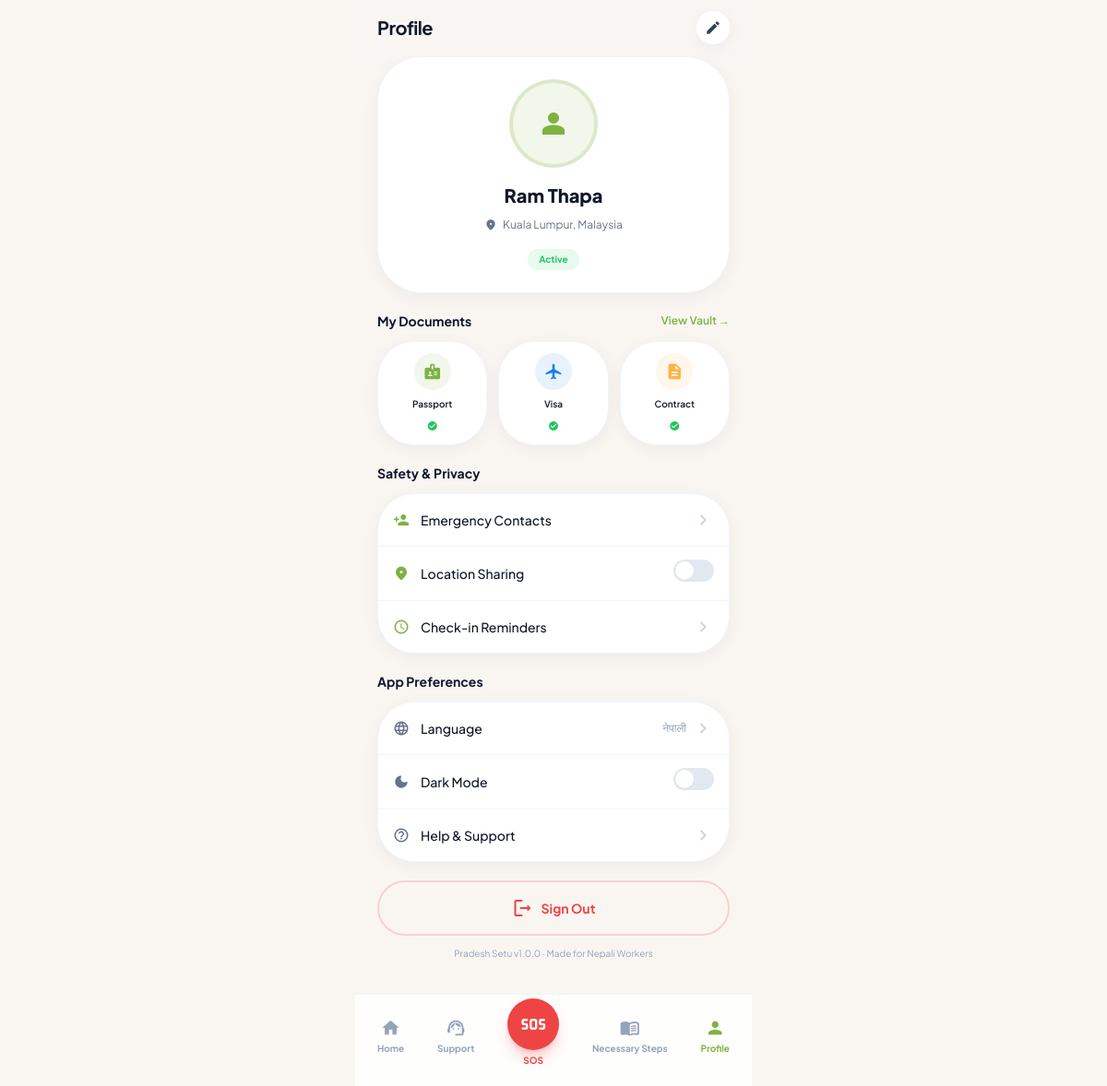
/profile/ (signed in), run on the app's committed database.
### main/models.py (models this page shows, shortened)
class User(AbstractUser):
    class ProfileType(models.TextChoices):
        WORKER = 'worker', 'Worker'
        FAMILY = 'family', 'Family Member'
    class LanguageChoice(models.TextChoices):
        ENGLISH = 'en', 'English'
        NEPALI = 'ne', 'नेपाली'
    profile_type = models.CharField(
        max_length=10,
        choices=ProfileType.choices,
        default=ProfileType.WORKER,
    )
    phone = models.CharField(max_length=20, blank=True)
    worker_id = models.CharField(max_length=30, unique=True, blank=True, null=True)
    photo = models.ImageField(upload_to='profile_photos/', blank=True, null=True)
    current_city = models.CharField(max_length=100, blank=True)
    current_country = models.CharField(max_length=100, blank=True)
    latitude = models.FloatField(blank=True, null=True)
    longitude = models.FloatField(blank=True, null=True)
    is_verified = models.BooleanField(default=False)
    is_active_worker = models.BooleanField(default=True)
    language_preference = models.CharField(
        max_length=5,
        choices=LanguageChoice.choices,
        default=LanguageChoice.ENGLISH,
    )
    dark_mode = models.BooleanField(default=False)
    location_sharing = models.BooleanField(default=True)
    checkin_reminders = models.BooleanField(default=True)
    monitored_worker = models.ForeignKey(
        'self',
        on_delete=models.SET_NULL,
        null=True,
        blank=True,
        related_name='family_members',
        limit_choices_to={'profile_type': 'worker'},
        help_text='The worker this family member is monitoring.',
    )

### main/views.py (the view, shortened to what this page needs)
# urls.py: path('profile/', views.worker_profile_settings, name='worker_profile_settings'),
@login_required(login_url='main:login')
def worker_profile_settings(request):
    user = request.user
    passport = user.documents.filter(doc_type='passport').first()
    visa = user.documents.filter(doc_type='work_visa').first()
    contract = user.documents.filter(doc_type='employment_contract').first()
    context = {
        'user': user,
        'passport': passport,
        'visa': visa,
        'contract': contract,
        'unread_count': _unread_count(user),
        'emergency_contacts': user.emergency_contacts.all(),
        'country_contacts': {
            'police': '999',
            'fire': '997',
            'ambulance': '998',
            'embassy': None,
        },
    }
    if user.current_country:
        embassy = Embassy.objects.filter(country__icontains=user.current_country).first()
        if embassy:
            context['country_contacts']['embassy'] = embassy.emergency_hotline or embassy.phone
        fallback = {
            'nepal': {'police': '100', 'fire': '101', 'ambulance': '102'},
            'qatar': {'police': '999', 'fire': '999', 'ambulance': '999'},
            'india': {'police': '100', 'fire': '101', 'ambulance': '102'},
            'uae': {'police': '999', 'fire': '998', 'ambulance': '998'},
        }
        key = user.current_country.strip().lower()
        for country_key, numbers in fallback.items():
            if country_key in key:
                context['country_contacts'].update(numbers)
                break
    return render(request, 'main/worker_profile_settings.html', context)

### main/views.py (called while the page is built)
def _unread_count(user):
    if user.is_authenticated:
        return user.notifications.filter(is_read=False).count()
    return 0

### templates/main/worker_profile_settings.html (shortened to what this page needs)
{% extends 'base.html' %}
{% block nav_profile_class %}text-primary font-bold{% endblock %}
{% block header %}
<header class="sticky top-0 z-20 bg-background-light/80 dark:bg-background-dark/80 backdrop-blur-xl border-b border-slate-100 dark:border-slate-800 px-6 py-3 flex items-center justify-between">
    <h1 class="text-xl font-bold tracking-tight">Profile</h1>
    <button class="w-9 h-9 rounded-full bg-white dark:bg-zinc-800 flex items-center justify-center ios-shadow">
        <span class="material-icons-round text-slate-700 dark:text-slate-300 text-lg">edit</span>
    </button>
</header>
{% endblock %}
{% block content %}
<div class="bg-white dark:bg-zinc-900 p-6 rounded-3xl ios-shadow border border-slate-100 dark:border-zinc-800 flex flex-col items-center text-center">
    <div class="relative">
        {% if user.photo %}
        <div class="w-24 h-24 rounded-full bg-cover bg-center border-4 border-primary/20" style='background-image: url("{{ user.photo.url }}")'></div>
        {% else %}
        <div class="w-24 h-24 rounded-full bg-primary/10 border-4 border-primary/20 flex items-center justify-center">
            <span class="material-symbols-outlined text-primary text-4xl">person</span>
        </div>
        {% endif %}
    </div>
    <h2 class="mt-4 text-xl font-extrabold">{{ user.get_full_name|default:user.username }}</h2>
    <div class="flex items-center gap-1.5 mt-2 text-xs text-slate-500">
        <span class="material-icons-round text-sm">location_on</span>
        {{ user.current_city|default:'Location not set' }}{% if user.current_country %}, {{ user.current_country }}{% endif %}
    </div>
    <div class="flex gap-2 mt-4">
        {% if user.is_active_worker %}<span class="bg-success/10 text-success text-[10px] font-bold px-3 py-1 rounded-full">Active</span>{% endif %}
    </div>
</div>
<section class="mt-5">
    <div class="flex items-center justify-between mb-3">
        <h3 class="font-bold text-sm">My Documents</h3>
        <a href="{% url 'main:secure_document_vault' %}" class="text-xs text-primary font-semibold">View Vault →</a>
    </div>
    <div class="grid grid-cols-3 gap-3">
        <div class="bg-white dark:bg-zinc-900 p-3 rounded-2xl ios-shadow border border-slate-100 dark:border-zinc-800 flex flex-col items-center gap-2">
            <div class="w-10 h-10 rounded-xl bg-primary/10 dark:bg-primary/20 flex items-center justify-center text-primary">
                <span class="material-symbols-outlined text-xl">badge</span>
            </div>
            <span class="text-[10px] font-semibold">Passport</span>
            {% if passport %}
            <span class="material-icons-round text-success text-xs">check_circle</span>
            {% else %}
            <span class="material-icons-round text-slate-300 text-xs">radio_button_unchecked</span>
            {% endif %}
        </div>
        <div class="bg-white dark:bg-zinc-900 p-3 rounded-2xl ios-shadow border border-slate-100 dark:border-zinc-800 flex flex-col items-center gap-2">
            <div class="w-10 h-10 rounded-xl bg-info/10 dark:bg-info/20 flex items-center justify-center text-info">
                <span class="material-symbols-outlined text-xl">flight</span>
            </div>
            <span class="text-[10px] font-semibold">Visa</span>
            {% if visa %}
            <span class="material-icons-round text-success text-xs">check_circle</span>
            {% else %}
            <span class="material-icons-round text-slate-300 text-xs">radio_button_unchecked</span>
            {% endif %}
        </div>
        <div class="bg-white dark:bg-zinc-900 p-3 rounded-2xl ios-shadow border border-slate-100 dark:border-zinc-800 flex flex-col items-center gap-2">
            <div class="w-10 h-10 rounded-xl bg-warning/10 flex items-center justify-center text-warning">
                <span class="material-symbols-outlined text-xl">description</span>
            </div>
            <span class="text-[10px] font-semibold">Contract</span>
            {% if contract %}
            <span class="material-icons-round text-success text-xs">check_circle</span>
            {% else %}
            <span class="material-icons-round text-slate-300 text-xs">radio_button_unchecked</span>
            {% endif %}
        </div>
    </div>
</section>
<section class="mt-5">
    <h3 class="font-bold text-sm mb-3">Safety & Privacy</h3>
    <div class="bg-white dark:bg-zinc-900 rounded-2xl ios-shadow border border-slate-100 dark:border-zinc-800 divide-y divide-slate-100 dark:divide-zinc-800">
        <div id="emergency-row" class="flex items-center justify-between px-4 py-3.5 cursor-pointer">
            <div class="flex items-center gap-3">
                <span class="material-icons-round text-primary text-lg">person_add</span>
                <span class="text-sm font-medium">Emergency Contacts</span>
            </div>
            <span id="emergency-chevron" class="material-icons-round text-slate-300 dark:text-zinc-600">chevron_right</span>
        </div>
        <div class="flex items-center justify-between px-4 py-3.5">
            <div class="flex items-center gap-3">
                <span class="material-icons-round text-primary text-lg">location_on</span>
                <span class="text-sm font-medium">Location Sharing</span>
            </div>
            <form method="post" class="inline">
                <button type="submit" class="w-11 h-6 {{ user.location_sharing|yesno:'bg-primary,bg-slate-200' }} rounded-full relative cursor-pointer">
                    <div class="w-5 h-5 bg-white rounded-full absolute {{ user.location_sharing|yesno:'right-0.5,left-0.5' }} top-0.5 shadow-sm"></div>
                </button>
            </form>
        </div>
        <a href="{% url 'main:daily_safety_check_in' %}" class="flex items-center justify-between px-4 py-3.5">
            <div class="flex items-center gap-3">
                <span class="material-icons-round text-primary text-lg">schedule</span>
                <span class="text-sm font-medium">Check-in Reminders</span>
            </div>
            <span class="material-icons-round text-slate-300 dark:text-zinc-600">chevron_right</span>
        </a>
    </div>
</section>
<section class="mt-5">
    <h3 class="font-bold text-sm mb-3">App Preferences</h3>
    <div class="bg-white dark:bg-zinc-900 rounded-2xl ios-shadow border border-slate-100 dark:border-zinc-800 divide-y divide-slate-100 dark:divide-zinc-800">
        <div class="flex items-center justify-between px-4 py-3.5">
            <div class="flex items-center gap-3">
                <span class="material-icons-round text-slate-500 text-lg">language</span>
                <span class="text-sm font-medium">Language</span>
            </div>
            <div class="flex items-center gap-1.5 text-slate-400">
                <span class="text-xs">{{ user.get_language_preference_display }}</span>
                <span class="material-icons-round text-slate-300 dark:text-zinc-600">chevron_right</span>
            </div>
        </div>
        <div class="flex items-center justify-between px-4 py-3.5">
            <div class="flex items-center gap-3">
                <span class="material-icons-round text-slate-500 text-lg">dark_mode</span>
                <span class="text-sm font-medium">Dark Mode</span>
            </div>
            <form method="post" class="inline">
                <button type="submit" class="w-11 h-6 {{ user.dark_mode|yesno:'bg-primary,bg-slate-200' }} rounded-full relative cursor-pointer">
                    <div class="w-5 h-5 bg-white rounded-full absolute {{ user.dark_mode|yesno:'right-0.5,left-0.5' }} top-0.5 shadow-sm"></div>
                </button>
            </form>
        </div>
        <div class="flex items-center justify-between px-4 py-3.5">
            <div class="flex items-center gap-3">
                <span class="material-icons-round text-slate-500 text-lg">help_outline</span>
                <span class="text-sm font-medium">Help & Support</span>
            </div>
            <span class="material-icons-round text-slate-300 dark:text-zinc-600">chevron_right</span>
        </div>
    </div>
</section>
<section class="mt-5 mb-6">
    <a href="{% url 'main:logout' %}" class="w-full py-4 rounded-2xl border-2 border-danger/20 text-danger font-bold text-sm flex items-center justify-center gap-2 hover:bg-danger/5 transition-all active:scale-95">
        <span class="material-icons-round">logout</span>
        Sign Out
    </a>
    <p class="text-center text-[10px] text-slate-400 mt-3">Pradesh Setu v1.0.0 · Made for Nepali Workers</p>
</section>
{% endblock %}

### templates/base.html (style rules this page uses)
body { font-family: 'Plus Jakarta Sans', sans-serif; -webkit-tap-highlight-color: transparent; }
.material-symbols-outlined { font-variation-settings: 'FILL' 1, 'wght' 400, 'GRAD' 0, 'opsz' 24; }
.ios-shadow { box-shadow: 0 4px 20px -2px rgba(0, 0, 0, 0.06); }

### data on the page
User: get_full_name "Ram Thapa", current_city "Kuala Lumpur", current_country "Malaysia", language_preference "नेपाली"
